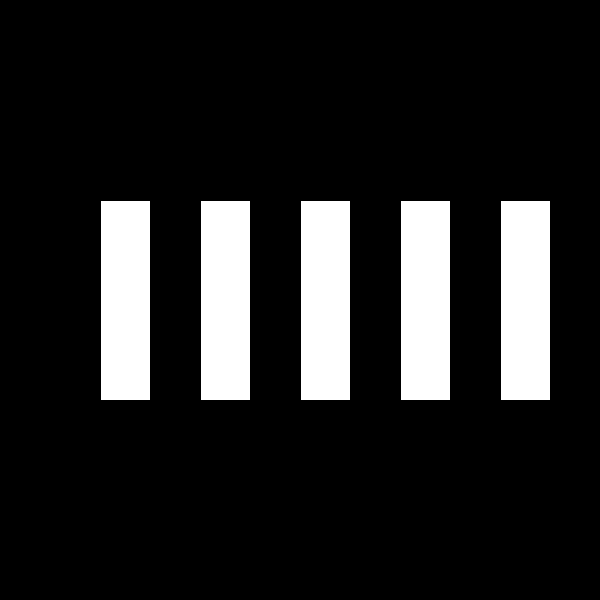
Frame 1 (no input)
Frame 60 (the mouse pressed at the canvas centre just before this capture): identical to frame 1, image omitted
Frame 120 (the mouse held since frame 60 and released just before this capture): identical to frame 1, image omitted

The Processing sketch that drew this single still picture (run headless with seeded random() and noise(); from frame 60 on, the mouse is pressed at the canvas centre):

// Processing sketch: processing_83608
// ── processing_83608.pde

float[] rectX = {
  100, 200, 300, 400, 500
};
float[] rectY = {
  200, 200, 200, 200, 200
};
float[] rectWidth = {
  50, 50, 50, 50, 50
};
float[] rectHeight = {
  200, 200, 200, 200, 200
};
float[] colour = {
  (255), (255), (255), (255), (255) 
};
float[] colourHover = {
  (200), (100), (15), (90), (200) 
};

void setup() {
  size(600, 600);
}


void draw() {
  background(0);

  for (int i=0; i<rectX.length; i++) {

    if ((mouseX > rectX[i]) &&
      (mouseX < rectX[i]+rectWidth[i])&&
      (mouseY > rectY[i]) &&
      (mouseY < rectY[i]+rectHeight[i])) {
      fill(colourHover[i]);
    } 
    else {
      fill(colour[i]);
    } 

    rect(rectX[i], rectY[i], rectWidth[i], rectHeight[i]);
  }
}
